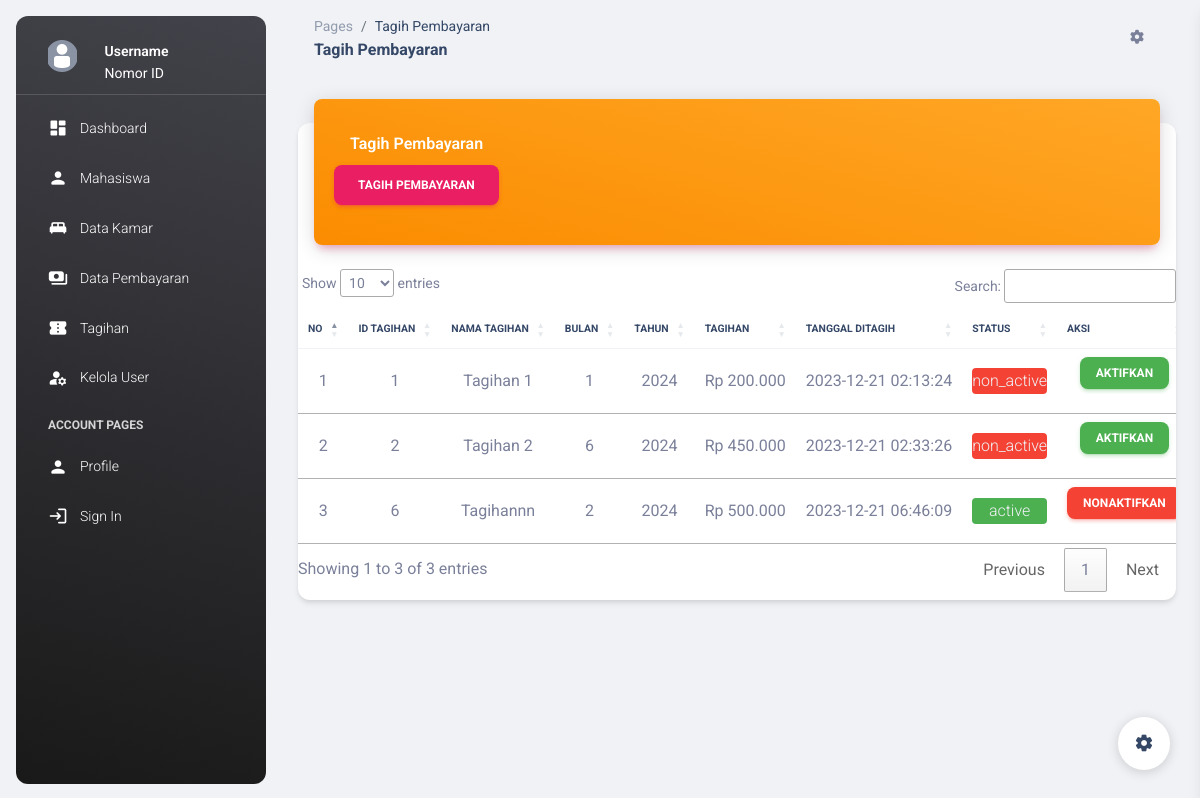
/tagihan.php, run on an earlier commit of the app's database.
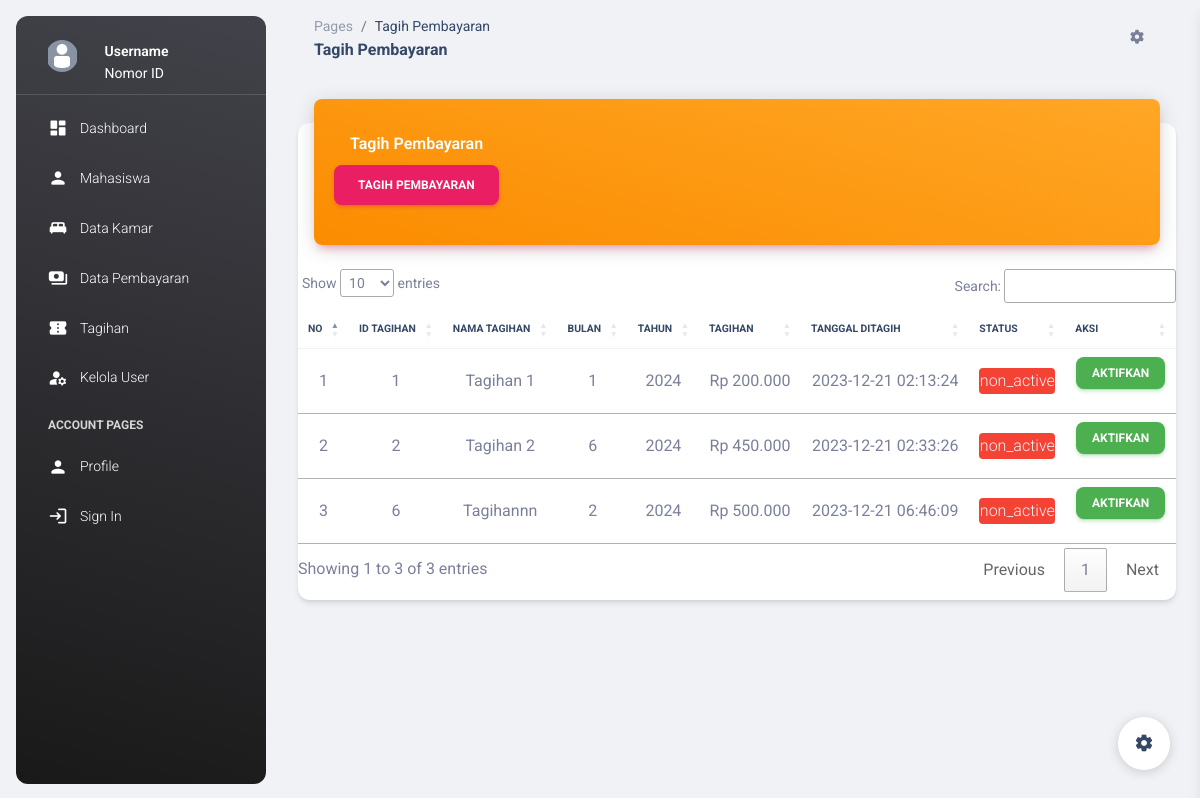
And on a later commit of the database.
### tables this page shows
CREATE TABLE `tagihan` (
  `id_tagihan` int(15) NOT NULL,
  `nama` varchar(100) NOT NULL,
  `bulan` int(15) NOT NULL,
  `tahun` int(15) NOT NULL,
  `tagihan` int(15) NOT NULL,
  `tgl_tagih` datetime NOT NULL DEFAULT current_timestamp(),
  `status` varchar(50) NOT NULL DEFAULT 'non_active'
);

### proses/koneksi.php (called while the page is built, shortened)
<?php
function format_rupiah($angka)
{
    $rupiah = "Rp " . number_format($angka, 0, ',', '.');
    return $rupiah;
}
?>

### tagihan.php (the view, shortened to what the changed rows need)
<?php include 'proses/koneksi.php'; ?>
<!DOCTYPE html>
<html lang="en">
<head>
  <link href="./assets/css/nucleo-icons.css" rel="stylesheet" />
  <link href="./assets/css/nucleo-svg.css" rel="stylesheet" />
  <link id="pagestyle" href="./assets/css/material-dashboard.css?v=3.0.0" rel="stylesheet" />
  <link rel="stylesheet" href="https://cdn.datatables.net/1.13.7/css/jquery.dataTables.css" />
</head>
<body class="g-sidenav-show bg-gray-200">
  <main class="main-content position-relative max-height-vh-100 h-100 border-radius-lg">
    <div class="container-fluid py-4">
      <div class="row">
        <div class="col-12">
          <div class="card my-4">
            <div class="card-body px-0 pb-2">
              <div class="table-responsive p-0">
                <table class="table align-items-center mb-0 text-center" id="myTable">
                  <thead>
                    <tr>
                      <th class="text-uppercase text-dark text-xxs font-weight-bolder">No</th>
                      <th class="text-uppercase text-dark text-xxs font-weight-bolder">ID tagihan</th>
                      <th class="text-uppercase text-dark text-xxs font-weight-bolder">Nama Tagihan</th>
                      <th class="text-uppercase text-dark text-xxs font-weight-bolder">Bulan</th>
                      <th class="text-uppercase text-dark text-xxs font-weight-bolder">Tahun</th>
                      <th class="text-uppercase text-dark text-xxs font-weight-bolder">Tagihan</th>
                      <th class="text-uppercase text-dark text-xxs font-weight-bolder">Tanggal Ditagih</th>
                      <th class="text-uppercase text-dark text-xxs font-weight-bolder">Status</th>
                      <th class="text-uppercase text-dark text-xxs font-weight-bolder">Aksi</th>
                    </tr>
                  </thead>
                  <tbody class="text-center">
                    <?php
                    $no = 1;
                    $kueri = mysqli_query($conn, "SELECT * FROM tagihan");
                    $kueri2 = mysqli_query($conn, "SELECT * FROM tagihan WHERE status = 'active'");
                    $cek2 = mysqli_num_rows($kueri2);
                    while ($row = mysqli_fetch_array($kueri)) {
                      ?>
                      <tr>
                        <td>
                          <?php echo $no++; ?>
                        </td>
                        <td>
                          <?php echo $row['id_tagihan']; ?>
                        </td>
                        <td>
                          <?php echo $row['nama']; ?>
                        </td>
                        <td>
                          <?php echo $row['bulan']; ?>
                        </td>
                        <td>
                          <?php echo $row['tahun']; ?>
                        </td>
                        <td>
                          <?php echo format_rupiah($row['tagihan']); ?>
                        </td>
                        <td>
                          <?php echo $row['tgl_tagih']; ?>
                        </td>
                        <td>
                          <?php if ($row['status'] == 'non_active') { ?>
                            <div class="bg-danger text-light rounded">
                              <?php echo $row['status']; ?>
                            </div>
                          <?php } else { ?>
                            <div class="bg-success text-light rounded">
                              <?php echo $row['status']; ?>
                            </div>
                          <?php } ?>
                        </td>
                        <td>
                          <?php if ($row['status'] == 'non_active') { ?>
                            <?php if ($cek2 > 0) { ?>
                              <a href="#" class="btn btn-sm btn-success" onclick="show()" disabled>AKTIFKAN</a>
                            <?php } else { ?>
                              <a onclick="set(<?php echo $row['id_tagihan']; ?>, 'active')"
                                class="btn btn-sm btn-success">AKTIFKAN</a>
                            <?php } ?>
                          <?php } else { ?>
                            <a onclick="set(<?php echo $row['id_tagihan']; ?>, 'non_active')"
                              class="btn btn-sm btn-danger">NONAKTIFKAN</a>
                          <?php } ?>
                        </td>
                      </tr>
                    <?php } ?>
                  </tbody>
                </table>
              </div>
            </div>
          </div>
        </div>
      </div>
    </div>
    <br>
    <br>
  </main>
</body>
</html>

What changed in the data, as far as the page shows it:
changed tagihan "Tagihannn": status "active" → "non_active"; status "NONAKTIFKAN" → "AKTIFKAN"
